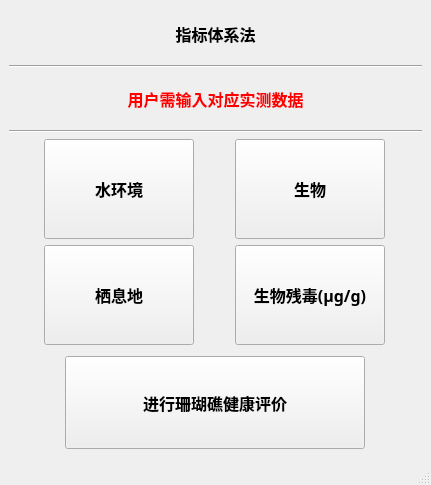
<?xml version="1.0" encoding="UTF-8"?>
<ui version="4.0">
 <class>MainWindow</class>
 <widget class="QMainWindow" name="MainWindow">
  <property name="geometry">
   <rect>
    <x>0</x>
    <y>0</y>
    <width>431</width>
    <height>485</height>
   </rect>
  </property>
  <property name="minimumSize">
   <size>
    <width>431</width>
    <height>485</height>
   </size>
  </property>
  <property name="maximumSize">
   <size>
    <width>431</width>
    <height>485</height>
   </size>
  </property>
  <property name="windowTitle">
   <string>珊瑚礁健康评价</string>
  </property>
  <widget class="QWidget" name="centralwidget">
   <layout class="QVBoxLayout" name="verticalLayout" stretch="1,1,1,1,4,0">
    <item>
     <widget class="QLabel" name="label">
      <property name="maximumSize">
       <size>
        <width>16777215</width>
        <height>50</height>
       </size>
      </property>
      <property name="font">
       <font>
        <family>Agency FB</family>
        <pointsize>12</pointsize>
        <weight>75</weight>
        <bold>true</bold>
       </font>
      </property>
      <property name="layoutDirection">
       <enum>Qt::LeftToRight</enum>
      </property>
      <property name="text">
       <string>指标体系法</string>
      </property>
      <property name="alignment">
       <set>Qt::AlignCenter</set>
      </property>
     </widget>
    </item>
    <item>
     <widget class="Line" name="line">
      <property name="orientation">
       <enum>Qt::Horizontal</enum>
      </property>
     </widget>
    </item>
    <item>
     <widget class="QLabel" name="label_2">
      <property name="maximumSize">
       <size>
        <width>16777215</width>
        <height>50</height>
       </size>
      </property>
      <property name="palette">
       <palette>
        <active>
         <colorrole role="WindowText">
          <brush brushstyle="SolidPattern">
           <color alpha="255">
            <red>255</red>
            <green>0</green>
            <blue>0</blue>
           </color>
          </brush>
         </colorrole>
         <colorrole role="Button">
          <brush brushstyle="SolidPattern">
           <color alpha="255">
            <red>255</red>
            <green>0</green>
            <blue>0</blue>
           </color>
          </brush>
         </colorrole>
         <colorrole role="Light">
          <brush brushstyle="SolidPattern">
           <color alpha="255">
            <red>255</red>
            <green>127</green>
            <blue>127</blue>
           </color>
          </brush>
         </colorrole>
         <colorrole role="Midlight">
          <brush brushstyle="SolidPattern">
           <color alpha="255">
            <red>255</red>
            <green>63</green>
            <blue>63</blue>
           </color>
          </brush>
         </colorrole>
         <colorrole role="Dark">
          <brush brushstyle="SolidPattern">
           <color alpha="255">
            <red>127</red>
            <green>0</green>
            <blue>0</blue>
           </color>
          </brush>
         </colorrole>
         <colorrole role="Mid">
          <brush brushstyle="SolidPattern">
           <color alpha="255">
            <red>170</red>
            <green>0</green>
            <blue>0</blue>
           </color>
          </brush>
         </colorrole>
         <colorrole role="Text">
          <brush brushstyle="SolidPattern">
           <color alpha="255">
            <red>255</red>
            <green>0</green>
            <blue>0</blue>
           </color>
          </brush>
         </colorrole>
         <colorrole role="BrightText">
          <brush brushstyle="SolidPattern">
           <color alpha="255">
            <red>255</red>
            <green>255</green>
            <blue>255</blue>
           </color>
          </brush>
         </colorrole>
         <colorrole role="ButtonText">
          <brush brushstyle="SolidPattern">
           <color alpha="255">
            <red>0</red>
            <green>0</green>
            <blue>0</blue>
           </color>
          </brush>
         </colorrole>
         <colorrole role="Base">
          <brush brushstyle="SolidPattern">
           <color alpha="255">
            <red>255</red>
            <green>255</green>
            <blue>255</blue>
           </color>
          </brush>
         </colorrole>
         <colorrole role="Window">
          <brush brushstyle="SolidPattern">
           <color alpha="255">
            <red>255</red>
            <green>255</green>
            <blue>255</blue>
           </color>
          </brush>
         </colorrole>
         <colorrole role="Shadow">
          <brush brushstyle="SolidPattern">
           <color alpha="255">
            <red>0</red>
            <green>0</green>
            <blue>0</blue>
           </color>
          </brush>
         </colorrole>
         <colorrole role="AlternateBase">
          <brush brushstyle="SolidPattern">
           <color alpha="255">
            <red>255</red>
            <green>127</green>
            <blue>127</blue>
           </color>
          </brush>
         </colorrole>
         <colorrole role="ToolTipBase">
          <brush brushstyle="SolidPattern">
           <color alpha="255">
            <red>255</red>
            <green>255</green>
            <blue>220</blue>
           </color>
          </brush>
         </colorrole>
         <colorrole role="ToolTipText">
          <brush brushstyle="SolidPattern">
           <color alpha="255">
            <red>0</red>
            <green>0</green>
            <blue>0</blue>
           </color>
          </brush>
         </colorrole>
         <colorrole role="PlaceholderText">
          <brush brushstyle="SolidPattern">
           <color alpha="128">
            <red>0</red>
            <green>0</green>
            <blue>0</blue>
           </color>
          </brush>
         </colorrole>
        </active>
        <inactive>
         <colorrole role="WindowText">
          <brush brushstyle="SolidPattern">
           <color alpha="255">
            <red>255</red>
            <green>0</green>
            <blue>0</blue>
           </color>
          </brush>
         </colorrole>
         <colorrole role="Button">
          <brush brushstyle="SolidPattern">
           <color alpha="255">
            <red>255</red>
            <green>0</green>
            <blue>0</blue>
           </color>
          </brush>
         </colorrole>
         <colorrole role="Light">
          <brush brushstyle="SolidPattern">
           <color alpha="255">
            <red>255</red>
            <green>127</green>
            <blue>127</blue>
           </color>
          </brush>
         </colorrole>
         <colorrole role="Midlight">
          <brush brushstyle="SolidPattern">
           <color alpha="255">
            <red>255</red>
            <green>63</green>
            <blue>63</blue>
           </color>
          </brush>
         </colorrole>
         <colorrole role="Dark">
          <brush brushstyle="SolidPattern">
           <color alpha="255">
            <red>127</red>
            <green>0</green>
            <blue>0</blue>
           </color>
          </brush>
         </colorrole>
         <colorrole role="Mid">
          <brush brushstyle="SolidPattern">
           <color alpha="255">
            <red>170</red>
            <green>0</green>
            <blue>0</blue>
           </color>
          </brush>
         </colorrole>
         <colorrole role="Text">
          <brush brushstyle="SolidPattern">
           <color alpha="255">
            <red>255</red>
            <green>0</green>
            <blue>0</blue>
           </color>
          </brush>
         </colorrole>
         <colorrole role="BrightText">
          <brush brushstyle="SolidPattern">
           <color alpha="255">
            <red>255</red>
            <green>255</green>
            <blue>255</blue>
           </color>
          </brush>
         </colorrole>
         <colorrole role="ButtonText">
          <brush brushstyle="SolidPattern">
           <color alpha="255">
            <red>0</red>
            <green>0</green>
            <blue>0</blue>
           </color>
          </brush>
         </colorrole>
         <colorrole role="Base">
          <brush brushstyle="SolidPattern">
           <color alpha="255">
            <red>255</red>
            <green>255</green>
            <blue>255</blue>
           </color>
          </brush>
         </colorrole>
         <colorrole role="Window">
          <brush brushstyle="SolidPattern">
           <color alpha="255">
            <red>255</red>
            <green>255</green>
            <blue>255</blue>
           </color>
          </brush>
         </colorrole>
         <colorrole role="Shadow">
          <brush brushstyle="SolidPattern">
           <color alpha="255">
            <red>0</red>
            <green>0</green>
            <blue>0</blue>
           </color>
          </brush>
         </colorrole>
         <colorrole role="AlternateBase">
          <brush brushstyle="SolidPattern">
           <color alpha="255">
            <red>255</red>
            <green>127</green>
            <blue>127</blue>
           </color>
          </brush>
         </colorrole>
         <colorrole role="ToolTipBase">
          <brush brushstyle="SolidPattern">
           <color alpha="255">
            <red>255</red>
            <green>255</green>
            <blue>220</blue>
           </color>
          </brush>
         </colorrole>
         <colorrole role="ToolTipText">
          <brush brushstyle="SolidPattern">
           <color alpha="255">
            <red>0</red>
            <green>0</green>
            <blue>0</blue>
           </color>
          </brush>
         </colorrole>
         <colorrole role="PlaceholderText">
          <brush brushstyle="SolidPattern">
           <color alpha="128">
            <red>0</red>
            <green>0</green>
            <blue>0</blue>
           </color>
          </brush>
         </colorrole>
        </inactive>
        <disabled>
         <colorrole role="WindowText">
          <brush brushstyle="SolidPattern">
           <color alpha="255">
            <red>127</red>
            <green>0</green>
            <blue>0</blue>
           </color>
          </brush>
         </colorrole>
         <colorrole role="Button">
          <brush brushstyle="SolidPattern">
           <color alpha="255">
            <red>255</red>
            <green>0</green>
            <blue>0</blue>
           </color>
          </brush>
         </colorrole>
         <colorrole role="Light">
          <brush brushstyle="SolidPattern">
           <color alpha="255">
            <red>255</red>
            <green>127</green>
            <blue>127</blue>
           </color>
          </brush>
         </colorrole>
         <colorrole role="Midlight">
          <brush brushstyle="SolidPattern">
           <color alpha="255">
            <red>255</red>
            <green>63</green>
            <blue>63</blue>
           </color>
          </brush>
         </colorrole>
         <colorrole role="Dark">
          <brush brushstyle="SolidPattern">
           <color alpha="255">
            <red>127</red>
            <green>0</green>
            <blue>0</blue>
           </color>
          </brush>
         </colorrole>
         <colorrole role="Mid">
          <brush brushstyle="SolidPattern">
           <color alpha="255">
            <red>170</red>
            <green>0</green>
            <blue>0</blue>
           </color>
          </brush>
         </colorrole>
         <colorrole role="Text">
          <brush brushstyle="SolidPattern">
           <color alpha="255">
            <red>127</red>
            <green>0</green>
            <blue>0</blue>
           </color>
          </brush>
         </colorrole>
         <colorrole role="BrightText">
          <brush brushstyle="SolidPattern">
           <color alpha="255">
            <red>255</red>
            <green>255</green>
            <blue>255</blue>
           </color>
          </brush>
         </colorrole>
         <colorrole role="ButtonText">
          <brush brushstyle="SolidPattern">
           <color alpha="255">
            <red>127</red>
            <green>0</green>
            <blue>0</blue>
           </color>
          </brush>
         </colorrole>
         <colorrole role="Base">
          <brush brushstyle="SolidPattern">
           <color alpha="255">
            <red>255</red>
            <green>255</green>
            <blue>255</blue>
           </color>
          </brush>
         </colorrole>
         <colorrole role="Window">
          <brush brushstyle="SolidPattern">
           <color alpha="255">
            <red>255</red>
            <green>255</green>
            <blue>255</blue>
           </color>
          </brush>
         </colorrole>
         <colorrole role="Shadow">
          <brush brushstyle="SolidPattern">
           <color alpha="255">
            <red>0</red>
            <green>0</green>
            <blue>0</blue>
           </color>
          </brush>
         </colorrole>
         <colorrole role="AlternateBase">
          <brush brushstyle="SolidPattern">
           <color alpha="255">
            <red>255</red>
            <green>0</green>
            <blue>0</blue>
           </color>
          </brush>
         </colorrole>
         <colorrole role="ToolTipBase">
          <brush brushstyle="SolidPattern">
           <color alpha="255">
            <red>255</red>
            <green>255</green>
            <blue>220</blue>
           </color>
          </brush>
         </colorrole>
         <colorrole role="ToolTipText">
          <brush brushstyle="SolidPattern">
           <color alpha="255">
            <red>0</red>
            <green>0</green>
            <blue>0</blue>
           </color>
          </brush>
         </colorrole>
         <colorrole role="PlaceholderText">
          <brush brushstyle="SolidPattern">
           <color alpha="128">
            <red>0</red>
            <green>0</green>
            <blue>0</blue>
           </color>
          </brush>
         </colorrole>
        </disabled>
       </palette>
      </property>
      <property name="font">
       <font>
        <family>Agency FB</family>
        <pointsize>12</pointsize>
        <weight>75</weight>
        <bold>true</bold>
       </font>
      </property>
      <property name="text">
       <string>用户需输入对应实测数据</string>
      </property>
      <property name="alignment">
       <set>Qt::AlignCenter</set>
      </property>
      <property name="margin">
       <number>0</number>
      </property>
     </widget>
    </item>
    <item>
     <widget class="Line" name="line_2">
      <property name="orientation">
       <enum>Qt::Horizontal</enum>
      </property>
     </widget>
    </item>
    <item>
     <layout class="QGridLayout" name="gridLayout">
      <item row="0" column="0">
       <widget class="QPushButton" name="pushButton">
        <property name="maximumSize">
         <size>
          <width>150</width>
          <height>100</height>
         </size>
        </property>
        <property name="font">
         <font>
          <family>Agency FB</family>
          <pointsize>12</pointsize>
          <weight>75</weight>
          <bold>true</bold>
         </font>
        </property>
        <property name="text">
         <string>水环境</string>
        </property>
       </widget>
      </item>
      <item row="0" column="1">
       <widget class="QPushButton" name="pushButton_4">
        <property name="maximumSize">
         <size>
          <width>150</width>
          <height>100</height>
         </size>
        </property>
        <property name="font">
         <font>
          <family>Agency FB</family>
          <pointsize>12</pointsize>
          <weight>75</weight>
          <bold>true</bold>
         </font>
        </property>
        <property name="text">
         <string>生物</string>
        </property>
       </widget>
      </item>
      <item row="1" column="0">
       <widget class="QPushButton" name="pushButton_3">
        <property name="maximumSize">
         <size>
          <width>150</width>
          <height>100</height>
         </size>
        </property>
        <property name="font">
         <font>
          <family>Agency FB</family>
          <pointsize>12</pointsize>
          <weight>75</weight>
          <bold>true</bold>
         </font>
        </property>
        <property name="text">
         <string>栖息地</string>
        </property>
       </widget>
      </item>
      <item row="1" column="1">
       <widget class="QPushButton" name="pushButton_2">
        <property name="maximumSize">
         <size>
          <width>150</width>
          <height>100</height>
         </size>
        </property>
        <property name="font">
         <font>
          <family>Agency FB</family>
          <pointsize>12</pointsize>
          <weight>75</weight>
          <bold>true</bold>
         </font>
        </property>
        <property name="text">
         <string>生物残毒(μg/g)</string>
        </property>
       </widget>
      </item>
     </layout>
    </item>
    <item>
     <layout class="QHBoxLayout" name="horizontalLayout">
      <property name="topMargin">
       <number>5</number>
      </property>
      <property name="bottomMargin">
       <number>5</number>
      </property>
      <item>
       <widget class="QPushButton" name="pushButton_5">
        <property name="maximumSize">
         <size>
          <width>300</width>
          <height>150</height>
         </size>
        </property>
        <property name="font">
         <font>
          <family>Agency FB</family>
          <pointsize>12</pointsize>
          <weight>75</weight>
          <bold>true</bold>
         </font>
        </property>
        <property name="text">
         <string>进行珊瑚礁健康评价</string>
        </property>
       </widget>
      </item>
     </layout>
    </item>
   </layout>
  </widget>
  <widget class="QMenuBar" name="menubar">
   <property name="geometry">
    <rect>
     <x>0</x>
     <y>0</y>
     <width>431</width>
     <height>26</height>
    </rect>
   </property>
  </widget>
  <widget class="QStatusBar" name="statusbar"/>
 </widget>
 <resources/>
 <connections/>
</ui>
